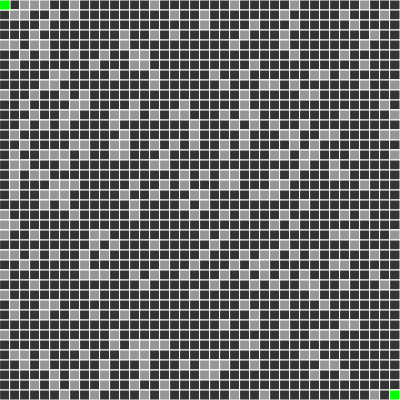
Frame 1 (no input)
Frame 60 (no input): identical to frame 1, image omitted
Frame 120 (the mouse pressed at the canvas centre since frame 60): identical to frame 1, image omitted

The p5.js sketch that drew this single still picture (run headless with seeded random() and noise() and a simulated clock; from frame 60 on, the mouse is pressed at the canvas centre):

// p5.js sketch
// ── sketch.js
// A* AND DIKSTRA'S PATHFINDING ALGORITHMS

console.log('A* & Dijkstra')

var scl = 10;

var grid = [];
var walls = [];

var chance = 0.2;
var noPath = false;

var start;
var end;

var path = [];



function mouseDragged() {
    for (cell of grid) {
        if (cell.x < mouseX && cell.x + scl > mouseX) {
            if (cell.y < mouseY && cell.y + scl > mouseY) {
                cell.isWall = true;
                walls.push(cell);
            }
        }
        cell.neighbors = neighboring(cell);
    }
}

function keyPressed() {
    if (key === ' ') {
        for (cell of grid) {
            cell.isWall = false;
        }
        getNeighbors(grid);
        path = []; walls = [];
    } else if (key === 'r') {
        randomWalls();
        path = [];
    } else if (key === 'a') {
        path = Astar(start, end);
        if (path) console.log('A*: ' + path.length);
    } else if (key === 'd') {
        path = Dijkstra(grid, start, end);
        if (path) console.log('Dijkstra: ' + path.length);

    }
}

function randomWalls() {
    walls = [];
    for (cell of grid) {
        cell.isWall = false;
        if (Math.random() < chance) {
            cell.isWall = true;
            walls.push(cell);
        }   
    }
    start.isWall = false;
    end.isWall = false;

    getNeighbors(grid);
}


function setup() {
    createCanvas(400, 400);
    
    for (let j = 0; j < height / scl; j++) {
        for (let i = 0; i < width / scl; i++) {
            let cell = new Cell(i * scl, j * scl);
            grid.push(cell); 
        }
    }


    start = grid[0];
    end = grid[grid.length - 1];
    start.isWall = false;
    end.isWall = false;

    randomWalls();

}

function draw() {
    background(51);

    // let path = Astar(start, end);
    // let path = Dijkstra(grid, start, end);

    for (cell of grid) {
        cell.show();
        if (path) {
            noPath = false;
            if (path.includes(cell)) {
                cell.showPath();
            }
        }
    }

    if (!path && !noPath) {
        console.log('No Path');
        noPath = true;
    }
    

    start.highlight()
    end.highlight();
}
// ── astar.js

function Astar(start, end) {

    let openList = [];
    let closedList = [];

    openList.push(start)
    start.parent = null;

    while (openList.length > 0) {

        let least = Infinity;
        let current = null;
        for (let i = 0; i < openList.length; i++) {
            if (openList[i].f < least) {
                least = openList[i].f;
                current = openList[i];
            } 
        }

        if (current === end) {
            end.parent = current.parent;
            let path = constructPath(current);
            return path;
        }

        index = openList.indexOf(current);
        openList.splice(index, 1);
        closedList.push(current);

        // Adding New Neighbors
        let neighbors = current.neighbors;
        for (neighbor of neighbors) {

            // Getting Best G Score
            let gScore = current.g + scl;
            let gScoreBest = false;

            // Checking if spot is new
            if (!closedList.includes(neighbor)) {
                if (!openList.includes(neighbor)) {

                    // Haven't seen the spot before -> best so far
                    openList.push(neighbor);
                    neighbor.parent = current;

                    gScoreBest = true;
                    neighbor.h = heuristic(neighbor, end);

                } else if (gScore < neighbor.g) {
                    // Saw the Spot before and new G is better
                    gScoreBest = true;
                }
                
                // Updating Costs
                if (gScoreBest) {
                    neighbor.g = gScore
                    neighbor.h = heuristic(neighbor, end);
                    neighbor.f = neighbor.g + neighbor.h;

                }
            }
        }
    }
    return null;
}

function constructPath(node) {
    let path = [];
    path.push(node)
    while (node.parent) {
        node = node.parent;
        path.push(node)
    }
    return path;
}

function heuristic(a, b) {
    let d = dist(a.x, a.y, b.x, b.y);  // Euclidean Distance
    return d;
}

// ── cell.js

class Cell {
    constructor(x, y) {
        this.x = x;
        this.y = y;
        this.isWall = false;
        this.neighbors = [];

        // A* Stuff
        this.parent = null;
        this.g = 0;
        this.h = 0;
        this.f = 0;

        // Dijkstra Stuff
        this.prev = undefined;
        this.dist = Infinity;
    }

    // Show Functions
    show() {
        fill(51);
        stroke(255);
        rect(this.x, this.y, scl, scl);
        this.showWall();
    }

    highlight() {
        fill(0, 255, 0);
        stroke(255);
        rect(this.x, this.y, scl, scl);
    }

    showPath() {
        fill(0, 255, 0);
        stroke(255);
        rect(this.x, this.y, scl, scl);
    }

    showWall() {
        if (this.isWall) {
            fill(150);
            stroke(255);
            rect(this.x, this.y, scl, scl);
        }
    }
}


function neighboring(node) {
    let neighbors = [];

    for (cell of grid) {
        if (!cell.isWall) {
            if (cell.x == node.x && cell.y == node.y + scl) {
                neighbors.push(cell);  // Below
            } if (cell.x == node.x && cell.y == node.y - scl) {
                neighbors.push(cell);  // Above
            } if (cell.x == node.x + scl && cell.y == node.y) {
                neighbors.push(cell);  // Onright
            } if (cell.x == node.x - scl && cell.y == node.y) {
                neighbors.push(cell);  // Onleft
            }
            if (neighbors.length == 4) return neighbors;
        }
    }
    return neighbors;
}

function getNeighbors(grid) {
    for (let i = 0; i < grid.length; i++) {
        grid[i].neighbors = neighboring(grid[i]);
    }
}

// ── dijkstra.js

function Dijkstra(nodes, source, target) {

    let Q = [];
    // let distances = {};
    // let prev = {};


    for (let i in nodes) {
        let v = nodes[i]
        if (v != source) {
            v.dist = Infinity;
            v.prev = undefined;
        }
        Q.push(v);
    }

   
    // distances[source] = 0;
    source.dist = 0;


    while (Q.length > 0) {
        
        let least = Infinity;
        let u = null;
        for (let i = 0; i < Q.length; i++) {
            if (Q[i].dist < least) {
                least = Q[i].dist;
                u = Q[i];
            }
        }


        let index = Q.indexOf(u);
        Q.splice(index, 1);

        if (u === target) {
            return tracePath(target, source);
        }

        if (u === null) {
            return null;
        }

        let neighbors = neighboring(u);
        for (let i = 0; i < neighbors.length; i++) {
            let v = neighbors[i];
            if (Q.includes(v)) {
                let alt = u.dist + Astar(u, v).length;
                if (alt < v.dist) {
                    v.dist = alt;
                    v.prev = u;
                }
            }
        }
    }
    return null;
}

function tracePath(target, source) {
    var S = [];
    var u = target;
    if (u.prev || u === source) {
        while (u) {
            S.push(u);
            u = u.prev;
        }
    }
    return S;
}
// ── index_astar.html
<html>
  <head>
    <script src="https://cdnjs.cloudflare.com/ajax/libs/p5.js/0.7.1/p5.min.js"></script>
    <script src="https://cdnjs.cloudflare.com/ajax/libs/p5.js/0.7.1/addons/p5.dom.min.js"></script>
  </head>
  <body>
  	<title>A* Pathfinding Algorithm</title>
    <script src="sketch_astar.js"></script>
    <script src="cell.js"></script>
    <script src="astar.js"></script>
    <script src="dijkstra.js"></script>
  </body>
</html>

// ── sketch_astar.js
var scl = 20;

var grid = [];
var walls = [];

var chance = 0.2;
var noPath = false;

var start;
var end;

function mouseDragged() {
    for (cell of grid) {
        if (cell.x < mouseX && cell.x + scl > mouseX) {
            if (cell.y < mouseY && cell.y + scl > mouseY) {
                cell.isWall = true;
                walls.push(cell);
            }
        }
    }
}

function keyPressed() {
    if (key === ' ') {
        for (cell of grid) {
            cell.isWall = false;
        }
        walls = [];
    } else if (key === 'r') {
        randomWalls();
    }
}

function randomWalls() {
    walls = [];
    for (cell of grid) {
        cell.isWall = false;
        if (Math.random() < chance) {
            cell.isWall = true;
            walls.push(cell);
        }   
    }
    start.isWall = false;
    end.isWall = false;
}


function setup() {
    createCanvas(400, 400);
    
    for (let j = 0; j < height / scl; j++) {
        for (let i = 0; i < width / scl; i++) {
            let cell = new Cell(i * scl, j * scl);
            grid.push(cell); 
        }
    }

    start = grid[0];
    end = grid[grid.length - 1];
    start.isWall = false;
    end.isWall = false;

    randomWalls();
}

function draw() {
    background(51);

    let path = Astar(start, end);

    for (cell of grid) {
        cell.show();
        if (path) {
            if (path.includes(cell)) {
                cell.showPath();
            }
        }
    }

    if (!path && !noPath) {
        console.log('No Path');
        noPath = true;
    }
    

    start.highlight()
    end.highlight();
}
// ── sketch_dijkstra.js
// DIKSTRA'S PATHFINDING ALGORITHM VISUALIZATION

console.log('Dijkstra')

var scl = 10;
var speed = 10;

var grid = [];
var walls = [];

var chance = 0.2;
var noPath = false;

var start;
var end;

var path;

var Q;



function randomWalls() {
    walls = [];
    for (cell of grid) {
        cell.isWall = false;
        if (Math.random() < chance) {
            cell.isWall = true;
            walls.push(cell);
        }   
    }
    start.isWall = false;
    end.isWall = false;

    getNeighbors(grid);
}


function setup() {
    createCanvas(400, 400);
    
    for (let j = 0; j < height / scl; j++) {
        for (let i = 0; i < width / scl; i++) {
            let cell = new Cell(i * scl, j * scl);
            grid.push(cell); 
        }
    }

    start = grid[0];
    end = grid[grid.length - 1];
    start.isWall = false;
    end.isWall = false;

    randomWalls();



    Q = [];
    path = [];

    for (let i in grid) {
        let v = grid[i]
        if (v != start) {
            v.dist = Infinity;
            v.prev = undefined;
        }
        Q.push(v);
    }

    start.dist = 0;
}

function draw() {
    background(51);

        
    for (let loop = 0; loop < speed; loop++) {

        if (Q.length > 0) {
            let least = Infinity;
            var u = null;
            for (let i = 0; i < Q.length; i++) {
                if (Q[i].dist < least) {
                    least = Q[i].dist;
                    u = Q[i];
                }
            }


            let index = Q.indexOf(u);
            Q.splice(index, 1);

            if (u === end) {
                path = tracePath(end, start);
            }

            if (u === null) {
                break            
            }

            let neighbors = u.neighbors;
            for (let i = 0; i < neighbors.length; i++) {
                let v = neighbors[i];
                if (Q.includes(v)) {
                    let alt = u.dist + scl;
                    if (alt < v.dist) {
                        v.dist = alt;
                        v.prev = u;
                    }
                }
            }
        
        } else {
            console.log('No Path');
            noLoop();
        }

    }

    if (u === null) {
        noLoop();
    }

    for (cell of grid) {
        cell.show();
       

        if (!Q.includes(cell)) {
            fill(0, 0, 255);
            stroke(255);
            rect(cell.x, cell.y, scl, scl);
        }

        if (path) {
            noPath = false;
            if (path.includes(cell)) {
                cell.showPath();
            }
        }
    }

    start.highlight()
    end.highlight();
}
